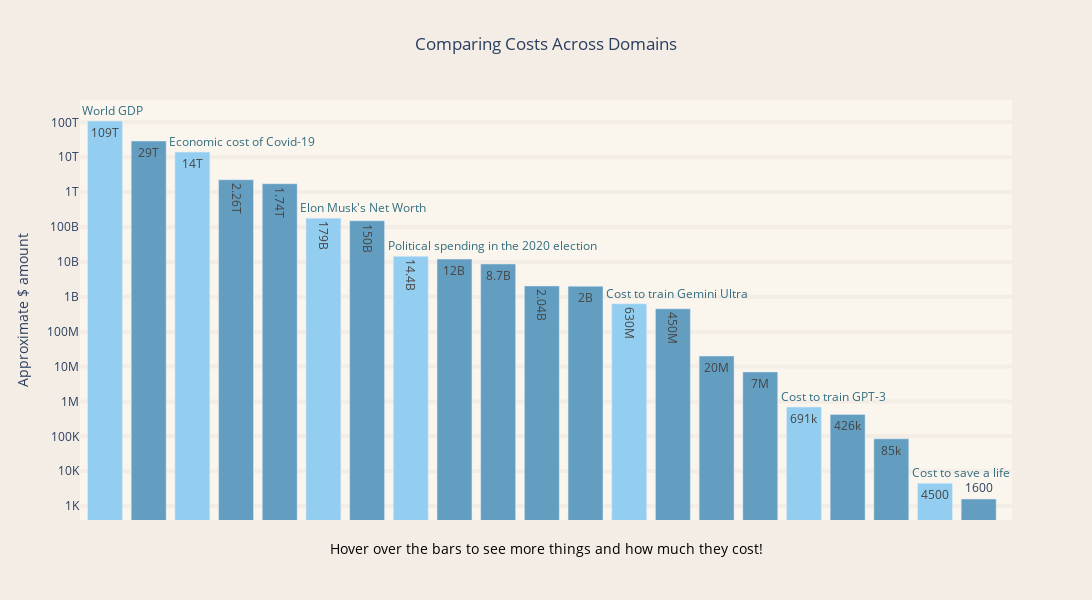

Notebook code for this chart:
### Code cell
# chart is too crowded, choose to highlight just a few interesting bars with simplified annotation
important_labels = {"World GDP, 2024, current US $": "World GDP", 
                    "Cost to train Gemini Ultra": "Cost to train Gemini Ultra", 
                    "Cost of training GPT-3": "Cost to train GPT-3", 
                    "Cost of saving a life estimated by Givewell (2021)": "Cost to save a life", 
                    "Cost of Covid-19 to the US economy by end of 2023": "Economic cost of Covid-19", 
                    "Political spending in the 2020 election": "Political spending in the 2020 election",
                    "Elon Musk Net Worth": "Elon Musk's Net Worth"}
annotations = []
for index, row in df.iterrows():
    annotations.append(
        dict(
            xanchor="left",
            yanchor="bottom",
            xshift=-25,
            text=important_labels.get(row["Thing"]) if row["Thing"] in important_labels.keys() else "", 
            x=row["Thing"], 
            y=math.log(row["Approximate $ amount"], 10),
            showarrow=False, 
            font=dict(color="#336E80"),
        )
    )
fig = px.bar(df, 
             x=df["Thing"], 
             y="Approximate $ amount", 
             log_y=True, 
             title="Comparing Costs Across Domains", 
             text_auto=True)
fig.update_layout(
    width=1300, 
    height=600, 
    yaxis=dict(
        tickvals=[10**i for i in range(3, 15)],
        ticktext=["1K", "10K", "100K", "1M", "10M", "100M", "1B", "10B", "100B", "1T", "10T", "100T"] 
    ), 
    annotations=annotations,
    showlegend=False,
    xaxis_title="",
    title_x=.5,
    plot_bgcolor="#FAF5ED",
    paper_bgcolor="#F3EDE6",
    yaxis_gridcolor="#F3EDE6", 
    yaxis_gridwidth=4
)
fig.add_annotation(
    xref="x domain",
    yref="y domain",
    yshift=-250,
    text="Hover over the bars to see more things and how much they cost!",
    showarrow=False,
    font=dict(size=14, color="black"),
    xanchor="center",
    yanchor="bottom"
)
fig.update_traces(hovertemplate="%{x} <br>%{y}")
fig.update_traces(marker_color=["#93CEF0" if row["Thing"] in important_labels.keys() else "#639EC0" for idx, row in df.iterrows()])
fig.update_xaxes(showticklabels=False)
fig.show()

### Figure 1 — Plotly figure (JSON) as saved in the notebook; plotly's stock layout.template omitted (floating-point values rounded to 4 significant figures)
{"data": [{"alignmentgroup": "True", "hovertemplate": "%{x} <br>%{y}", "legendgroup": "", "marker": {"color": ["#93CEF0", "#639EC0", "#93CEF0", "#639EC0", "#639EC0", "#93CEF0", "#639EC0", "#93CEF0", "#639EC0", "#639EC0", "#639EC0", "#639EC0", "#93CEF0", "#639EC0", "#639EC0", "#639EC0", "#93CEF0", "#639EC0", "#639EC0", "#93CEF0", "#639EC0"], "pattern": {"shape": ""}}, "name": "", "offsetgroup": "", "orientation": "v", "showlegend": false, "textposition": "auto", "texttemplate": "%{y}", "type": "bar", "x": ["World GDP, 2024, current US $", "US GDP, 2024, current US $", "Cost of Covid-19 to the US economy by end of 2023", "Nvidia market cap (as of April 1)", "Total US student loan debt as of Sept. 2023", "Elon Musk Net Worth", "Cost to build the ISS", "Political spending in the 2020 election", "US almond industry revenue in 2019", "Amount owed by FTX to customers", "Biggest Powerball jackpot", "Total GiveWell grants as of 2023", "Cost to train Gemini Ultra", "Most expensive painting (Salvator Mundi by Leonardo da Vinci", "Most expensive violin (Messiah Stradivari)", "Super Bowl ad slot in 2024", "Cost of training GPT-3", "Median US home price June 2023", "US GDP per capita, current US $", "Cost of saving a life estimated by Givewell (2021)", "Sub-Saharan Africa GDP per capita, current US $"], "xaxis": "x", "y": [109000000000000, 29000000000000, 14000000000000, 2260000000000, 1740000000000, 179000000000, 150000000000, 14400000000, 12000000000, 8700000000, 2040000000, 2000000000, 630000000, 450000000, 20000000, 7000000, 691000, 426000, 85000, 4500, 1600], "yaxis": "y"}], "layout": {"annotations": [{"font": {"color": "#336E80"}, "showarrow": false, "text": "World GDP", "x": "World GDP, 2024, current US $", "xanchor": "left", "xshift": -25, "y": 14.04, "yanchor": "bottom"}, {"font": {"color": "#336E80"}, "showarrow": false, "text": "", "x": "US GDP, 2024, current US $", "xanchor": "left", "xshift": -25, "y": 13.46, "yanchor": "bottom"}, {"font": {"color": "#336E80"}, "showarrow": false, "text": "Economic cost of Covid-19", "x": "Cost of Covid-19 to the US economy by end of 2023", "xanchor": "left", "xshift": -25, "y": 13.15, "yanchor": "bottom"}, {"font": {"color": "#336E80"}, "showarrow": false, "text": "", "x": "Nvidia market cap (as of April 1)", "xanchor": "left", "xshift": -25, "y": 12.35, "yanchor": "bottom"}, {"font": {"color": "#336E80"}, "showarrow": false, "text": "", "x": "Total US student loan debt as of Sept. 2023", "xanchor": "left", "xshift": -25, "y": 12.24, "yanchor": "bottom"}, {"font": {"color": "#336E80"}, "showarrow": false, "text": "Elon Musk's Net Worth", "x": "Elon Musk Net Worth", "xanchor": "left", "xshift": -25, "y": 11.25, "yanchor": "bottom"}, {"font": {"color": "#336E80"}, "showarrow": false, "text": "", "x": "Cost to build the ISS", "xanchor": "left", "xshift": -25, "y": 11.18, "yanchor": "bottom"}, {"font": {"color": "#336E80"}, "showarrow": false, "text": "Political spending in the 2020 election", "x": "Political spending in the 2020 election", "xanchor": "left", "xshift": -25, "y": 10.16, "yanchor": "bottom"}, {"font": {"color": "#336E80"}, "showarrow": false, "text": "", "x": "US almond industry revenue in 2019", "xanchor": "left", "xshift": -25, "y": 10.08, "yanchor": "bottom"}, {"font": {"color": "#336E80"}, "showarrow": false, "text": "", "x": "Amount owed by FTX to customers", "xanchor": "left", "xshift": -25, "y": 9.94, "yanchor": "bottom"}, {"font": {"color": "#336E80"}, "showarrow": false, "text": "", "x": "Biggest Powerball jackpot", "xanchor": "left", "xshift": -25, "y": 9.31, "yanchor": "bottom"}, {"font": {"color": "#336E80"}, "showarrow": false, "text": "", "x": "Total GiveWell grants as of 2023", "xanchor": "left", "xshift": -25, "y": 9.301, "yanchor": "bottom"}, {"font": {"color": "#336E80"}, "showarrow": false, "text": "Cost to train Gemini Ultra", "x": "Cost to train Gemini Ultra", "xanchor": "left", "xshift": -25, "y": 8.799, "yanchor": "bottom"}, {"font": {"color": "#336E80"}, "showarrow": false, "text": "", "x": "Most expensive painting (Salvator Mundi by Leonardo da Vinci", "xanchor": "left", "xshift": -25, "y": 8.653, "yanchor": "bottom"}, {"font": {"color": "#336E80"}, "showarrow": false, "text": "", "x": "Most expensive violin (Messiah Stradivari)", "xanchor": "left", "xshift": -25, "y": 7.301, "yanchor": "bottom"}, {"font": {"color": "#336E80"}, "showarrow": false, "text": "", "x": "Super Bowl ad slot in 2024", "xanchor": "left", "xshift": -25, "y": 6.845, "yanchor": "bottom"}, {"font": {"color": "#336E80"}, "showarrow": false, "text": "Cost to train GPT-3", "x": "Cost of training GPT-3", "xanchor": "left", "xshift": -25, "y": 5.839, "yanchor": "bottom"}, {"font": {"color": "#336E80"}, "showarrow": false, "text": "", "x": "Median US home price June 2023", "xanchor": "left", "xshift": -25, "y": 5.629, "yanchor": "bottom"}, {"font": {"color": "#336E80"}, "showarrow": false, "text": "", "x": "US GDP per capita, current US $", "xanchor": "left", "xshift": -25, "y": 4.929, "yanchor": "bottom"}, {"font": {"color": "#336E80"}, "showarrow": false, "text": "Cost to save a life", "x": "Cost of saving a life estimated by Givewell (2021)", "xanchor": "left", "xshift": -25, "y": 3.653, "yanchor": "bottom"}, {"font": {"color": "#336E80"}, "showarrow": false, "text": "", "x": "Sub-Saharan Africa GDP per capita, current US $", "xanchor": "left", "xshift": -25, "y": 3.204, "yanchor": "bottom"}, {"font": {"color": "black", "size": 14}, "showarrow": false, "text": "Hover over the bars to see more things and how much they cost!", "xanchor": "center", "xref": "x domain", "yanchor": "bottom", "yref": "y domain", "yshift": -250}], "barmode": "relative", "height": 600, "legend": {"tracegroupgap": 0}, "paper_bgcolor": "#F3EDE6", "plot_bgcolor": "#FAF5ED", "showlegend": false, "title": {"text": "Comparing Costs Across Domains", "x": 0.5}, "width": 1300, "xaxis": {"anchor": "y", "domain": [0, 1], "showticklabels": false, "title": {"text": ""}}, "yaxis": {"anchor": "x", "domain": [0, 1], "gridcolor": "#F3EDE6", "gridwidth": 4, "ticktext": ["1K", "10K", "100K", "1M", "10M", "100M", "1B", "10B", "100B", "1T", "10T", "100T"], "tickvals": [1000, 10000, 100000, 1000000, 10000000, 100000000, 1000000000, 10000000000, 100000000000, 1000000000000, 10000000000000, 100000000000000], "title": {"text": "Approximate $ amount"}, "type": "log"}}}
